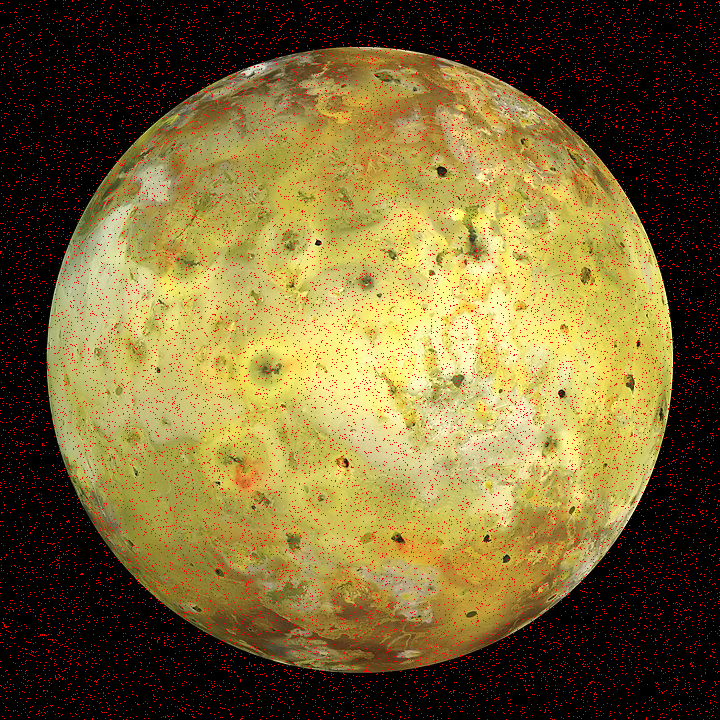
#> input picture corrupted_720px-Io_highest_resolution_true_color.png, 720 x 720 px
$ python pix_fixer.py corrupted_720px-Io_highest_resolution_true_color.png
#> lines starting #> are read from the running program, lines starting #| are printed output that depends on the picture; after the words box and inside, x2 and y2 are one past the last pixel; in counts of white or black regions, pixels touching at a corner belong together
### interpol.py
# This module contains some educational interpolation routines. The
# implementations are focused on illustrating the mathematical algorithm, rather
# than on efficiency or robustness, and therefore their performance on large
# data sets may be poor.

import numpy as np

# [99 lines left out: functions linear, lagrange_cubic, not called in this run]

def pixelfix(I, pxq, copy=True):
    """Use bilinear interpolation to replace pixels in image.

    Parameters
    ----------
    I : ndarray, M-by-N-by-3
        A color image array to fix, in RGB format.
    pxq : ndarray, P-by-2
        List of pixel indices to replace.
    copy : bool, optional
        If True (default), return a copy of the image with replaced pixels;
        otherwise fix pixles in-place.

    Returns
    -------
    Iq : ndarray, same shape as I
        Copy of image with fixed pixels; only if copy==True.
    """
    Iq = I
    x = y = red = green = blue = 0
    for i in pxq:
        x = i[0]
        y = i[1]
        if x == 0:
            if y == 0:
                red = (I[x+1, y, 0] + I[x, y+1, 0])/2
                green = (I[x+1, y, 1] + I[x, y+1, 1])/2
                blue = (I[x+1, y, 2] + I[x, y+1, 2])/2
            elif y == 719:
                red = (I[x+1, y, 0] + I[x, y-1, 0])/2
                green = (I[x+1, y, 1] + I[x, y-1, 1])/2
                blue = (I[x+1, y, 2] + I[x, y-1, 2])/2
            else:
                red = (I[x+1, y, 0] + I[x, y+1, 0] + I[x, y-1, 0])/3
                green = (I[x+1, y, 1] + I[x, y+1, 1] + I[x, y-1, 1])/3
                blue = (I[x+1, y, 2] + I[x, y+1, 2] + I[x, y-1, 2])/3
        elif x == 719:
            if y == 0:
                red = (I[x-1, y, 0] + I[x, y+1, 0])/2
                green = (I[x-1, y, 1] + I[x, y+1, 1])/2
                blue = (I[x-1, y, 2] + I[x, y+1, 2])/2
            elif y == 719:
                red = (I[x-1, y, 0] + I[x, y-1, 0])/2
                green = (I[x-1, y, 1] + I[x, y-1, 1])/2
                blue = (I[x-1, y, 2] + I[x, y-1, 2])/2
            else:
                red = (I[x-1, y, 0] + I[x, y+1, 0] + I[x, y-1, 0])/3
                green = (I[x-1, y, 1] + I[x, y+1, 1] + I[x, y-1, 1])/3
                blue = (I[x-1, y, 2] + I[x, y+1, 2] + I[x, y-1, 2])/3
        else:
            if y == 0:
                red = (I[x-1, y, 0] + I[x, y+1, 0] + I[x+1, y, 0])/3
                green = (I[x-1, y, 1] + I[x, y+1, 1] + I[x+1, y, 1])/3
                blue = (I[x-1, y, 2] + I[x, y+1, 2] + I[x+1, y, 2])/3
            elif y == 719:
                red = (I[x-1, y, 0] + I[x+1, y, 0] + I[x, y-1, 0])/3
                green = (I[x-1, y, 1] + I[x+1, y, 1] + I[x, y-1, 1])/3
                blue = (I[x-1, y, 2] + I[x+1, y, 2] + I[x, y-1, 2])/3
            else:
                red = (I[x+1, y, 0] + I[x, y+1, 0] + I[x, y-1, 0] + I[x-1, y, 0])/4
                green = (I[x+1, y, 1] + I[x, y+1, 1] + I[x, y-1, 1] + I[x-1, y, 1])/4
                blue = (I[x+1, y, 2] + I[x, y+1, 2] + I[x, y-1, 2] + I[x-1, y, 2])/4
        Iq[x, y, 0] = red
        Iq[x, y, 1] = green
        Iq[x, y, 2] = blue
    return Iq

### pix_fixer.py
# A script to fix corrupted RGB images

import sys
import numpy as np
import interpol
import matplotlib.pyplot as plt

def _main(filename):

    # Load corrupted image from file
    I = plt.imread(filename)
#> I is the input picture: shape (720, 720, 3) float32; mean R, G, B 0.472, 0.394, 0.205

    # Show the original, corrupted image on the screen
    plt.imshow(I)
    plt.show(block=True)

    # Figure out how to detect the defective red pixels

    bad_px = np.argwhere((I[:, :, 0] == 1) & (I[:, :, 1] == 0) & (I[:, :, 2] == 0))
#> bad_px = 25300 pairs, first value 0 to 719, second value 0 to 719

    # Send the corrupted image and list of bad pixels to be fixed
    I = interpol.pixelfix(I, bad_px)
#> the loop in pixelfix, `for i in pxq:` made 25300 passes
#> (x, y, red) on passes 1 to 12: (0, 44, 0), (0, 55, 0), (0, 63, 0), (0, 65, 0), (0, 72, 0.333), (0, 78, 0), (0, 95, 0), (0, 104, 0), (0, 137, 0), (0, 141, 0.333), (0, 153, 0), (0, 213, 0)
#> after the loop in pixelfix, `for i in pxq:`:
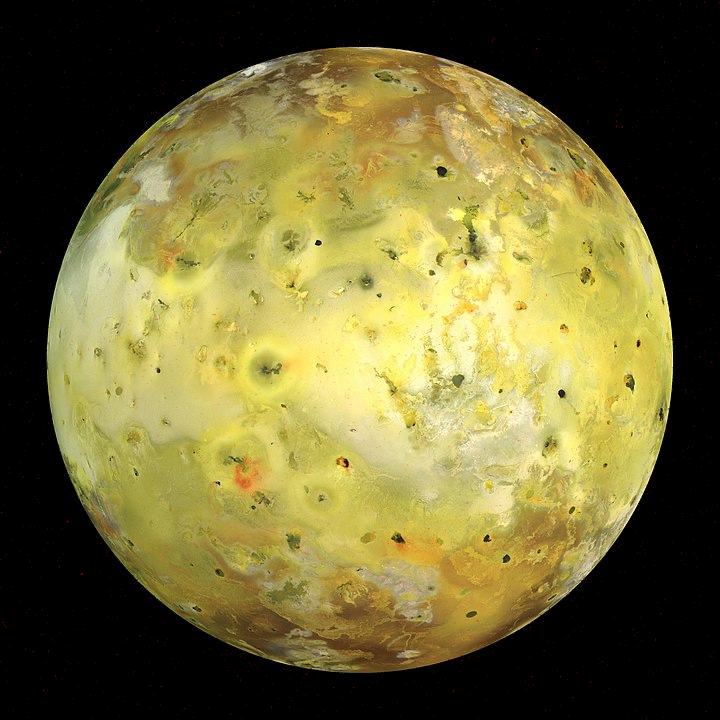
#> Iq: shape (720, 720, 3) float32; 4.88% of pixels changed, all inside (x1, y1, x2, y2) = (0, 0, 720, 720)

    # Save the fixed image and show it on screen
    plt.imshow(I)
    plt.savefig(f"fixed_{filename}")
    plt.show(block=True)


if __name__ == '__main__':
    _main(sys.argv[1])
